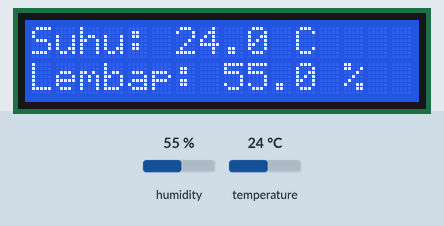
The sketch below on a simulated ESP32. On the bench: 16×2 character LCD. Inputs (shaded band) come from the test bench; at power-on: humidity 55 %, temperature 24 °C. WiFi joins after 1.5 s; servers stay silent unless stated; what the sketch prints to the serial monitor is not drawn.

Above: at 5.0 s.
5.1 s: humidity set to 22 %
At 7.8 s:
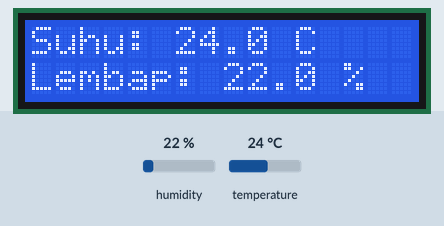
8.4 s: temperature set to 12 °C
At 9.7 s:
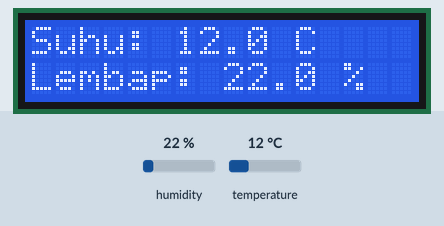
10.9 s: humidity set to 40 %
At 12.8 s:
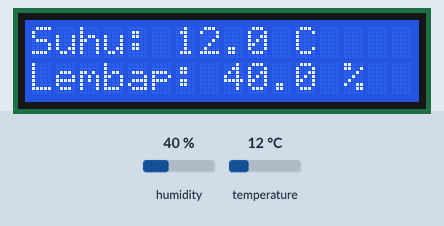
13.4 s: temperature set to 19 °C
At 14.7 s:
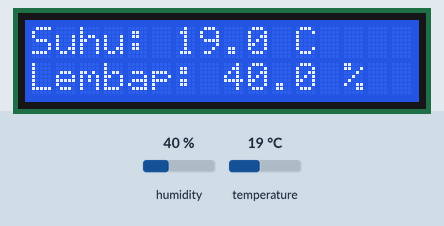
Timing chart, 0 to 16.4 s (numbered marks = the images above; inputs shaded):
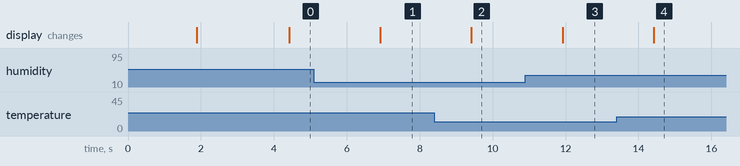

Measured:
- after the input at 5.1 s, the display: changes after 1.8 s (image 1)
- after the input at 8.4 s, the display: changes after 1.0 s (image 2)
- after the input at 10.9 s, the display: changes after 1.0 s (image 3)
- after the input at 13.4 s, the display: changes after 1.0 s (image 4)

The sketch:

sketch.ino
```cpp
#define BLYNK_TEMPLATE_ID "TMPL6cdYlTKa4"
#define BLYNK_TEMPLATE_NAME "ESP32 DHT22"
#define BLYNK_AUTH_TOKEN "8oxxRdSXgLRYAgtaNp8M7t_eFRdnT_dz"

#define BLYNK_PRINT Serial

#include <WiFi.h>
#include <WiFiClient.h>
#include <BlynkSimpleEsp32.h>

#include <Wire.h>
#include <LiquidCrystal_I2C.h>
#include <DHT.h>

char auth[] = BLYNK_AUTH_TOKEN;
char ssid[] = "Wokwi-GUEST"; // Nama WiFi
char pass[] = "";            // Password WiFi

#define DHTPIN 4
#define DHTTYPE DHT22
DHT dht(DHTPIN, DHTTYPE);

BlynkTimer timer;
LiquidCrystal_I2C lcd(0x27, 16, 2);  // I2C address & size LCD

void setup() {
  Serial.begin(115200);
  Blynk.begin(auth, ssid, pass);

  dht.begin();

  lcd.init();
  lcd.backlight();
  lcd.setCursor(0, 0);
  lcd.print("Membaca sensor");

  // Set interval pengiriman data setiap 2.5 detik
  timer.setInterval(2500L, sendSensor);
}

void loop() {
  Blynk.run();
  timer.run();
}

void sendSensor() {
  float h = dht.readHumidity();
  float t = dht.readTemperature();

  if (isnan(h) || isnan(t)) {
    Serial.println("Gagal membaca sensor DHT!");
    lcd.setCursor(0, 0);
    lcd.print("Sensor Error     ");
    lcd.setCursor(0, 1);
    lcd.print("                ");
    return;
  }

  // Kirim data ke Blynk
  Blynk.virtualWrite(V1, h);
  Blynk.virtualWrite(V0, t);

  // Tampilkan di Serial Monitor
  Serial.print("Temperature: ");
  Serial.print(t);
  Serial.print(" C, Humidity: ");
  Serial.print(h);
  Serial.println(" %");

  // Tampilkan ke LCD
  lcd.setCursor(0, 0);
  lcd.print("Suhu: ");
  lcd.print(t, 1);
  lcd.print(" C   ");

  lcd.setCursor(0, 1);
  lcd.print("Lembap: ");
  lcd.print(h, 1);
  lcd.print(" %   ");
}
```
